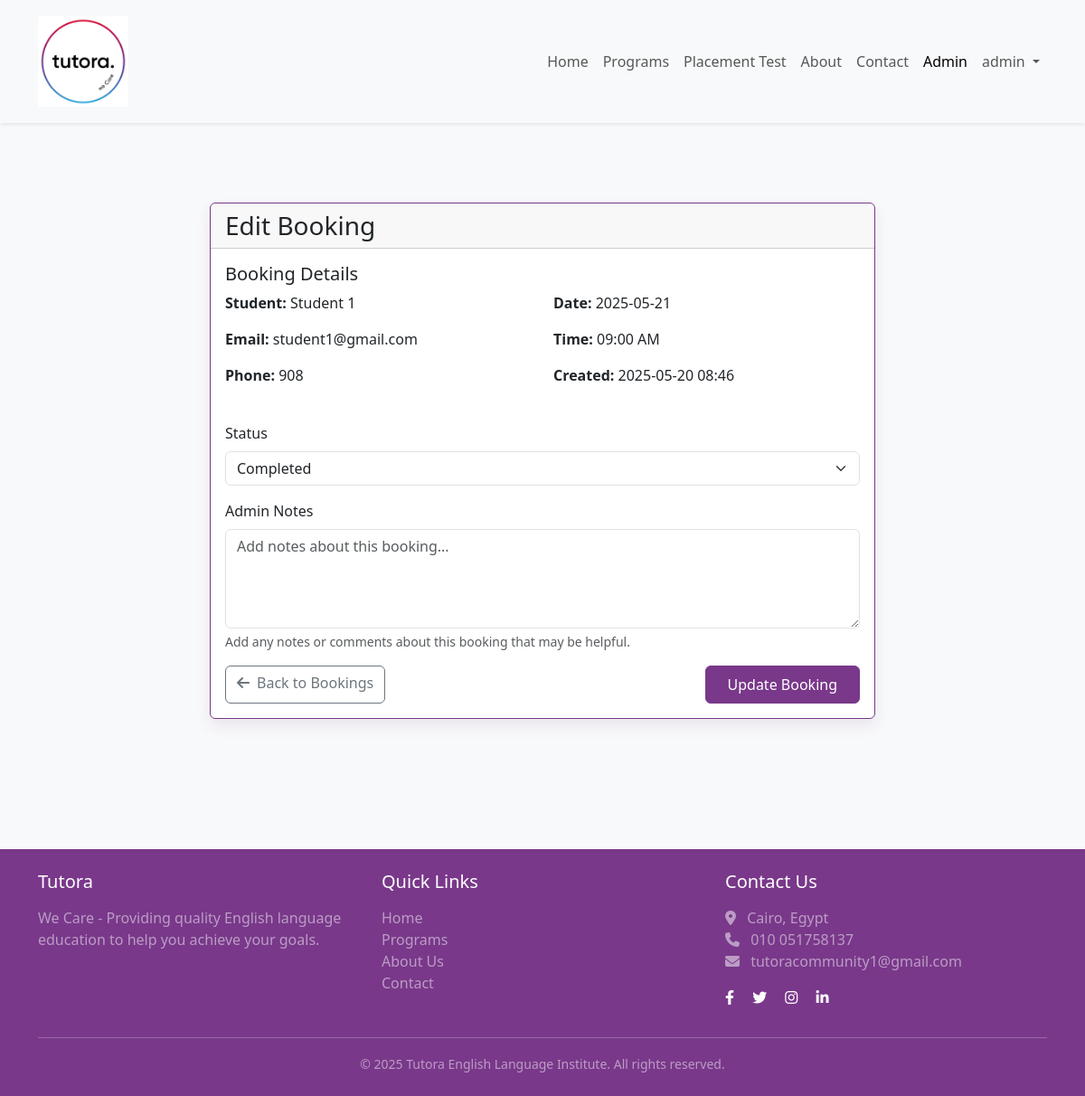
The app's page /admin/bookings/1/edit (signed in) with its own data.
### app/models/user.py (models this page shows, shortened)
class User(UserMixin, db.Model):
    id = db.Column(db.Integer, primary_key=True)
    username = db.Column(db.String(64), index=True, unique=True)
    email = db.Column(db.String(120), index=True, unique=True)
    password_hash = db.Column(db.String(128))
    first_name = db.Column(db.String(64))
    last_name = db.Column(db.String(64))
    phone = db.Column(db.String(20))
    is_admin = db.Column(db.Boolean, default=False)
    created_at = db.Column(db.DateTime, default=datetime.utcnow)
    enrollments = db.relationship('CourseEnrollment', backref='student', lazy='dynamic')
    bookings = db.relationship('Booking', backref='student', lazy='dynamic')
    def get_full_name(self):
        return f"{self.first_name} {self.last_name}"
    @property
    def is_administrator(self):
        return self.is_admin

### app/models/booking.py (models this page shows, shortened)
class Booking(db.Model):
    id = db.Column(db.Integer, primary_key=True)
    user_id = db.Column(db.Integer, db.ForeignKey('user.id'), nullable=False)
    booking_date = db.Column(db.DateTime, nullable=False)
    booking_time = db.Column(db.String(10), nullable=False)  # Format: "HH:MM AM/PM"
    status = db.Column(db.String(20), default='pending')  # pending, confirmed, cancelled, completed
    notes = db.Column(db.Text)
    created_at = db.Column(db.DateTime, default=datetime.utcnow)
    updated_at = db.Column(db.DateTime, default=datetime.utcnow, onupdate=datetime.utcnow)

### app/routes/admin.py (the view)
    def decorated_function(*args, **kwargs):
        if not current_user.is_authenticated or not current_user.is_admin:
            flash('You do not have permission to access this page.', 'danger')
            return redirect(url_for('main.index'))
        return func(*args, **kwargs)

### app/forms/booking_forms.py
class AdminBookingForm(FlaskForm):
    status = SelectField('Status', validators=[DataRequired()],
                        choices=[
                            ('pending', 'Pending'),
                            ('confirmed', 'Confirmed'),
                            ('cancelled', 'Cancelled'),
                            ('completed', 'Completed')
                        ])
    notes = TextAreaField('Admin Notes', validators=[Length(max=500)])
    submit = SubmitField('Update Booking')

### app/models/user.py (called while the page is built)
@login.user_loader
def load_user(id):
    return User.query.get(int(id))

### app/routes/admin.py (called while the page is built, shortened)
def admin_required(func):
    def decorated_function(*args, **kwargs):
        if not current_user.is_authenticated or not current_user.is_admin:
            flash('You do not have permission to access this page.', 'danger')
            return redirect(url_for('main.index'))
        return func(*args, **kwargs)
    decorated_function.__name__ = func.__name__
    return decorated_function

@bp.route('/bookings/<int:id>/edit', methods=['GET', 'POST'])
@login_required
@admin_required
def edit_booking(id):
    booking = Booking.query.get_or_404(id)
    form = AdminBookingForm(obj=booking)
    user = User.query.get(booking.user_id)
    return render_template('admin/bookings/edit.html',
                          title='Edit Booking',
                          form=form,
                          booking=booking,
                          user=user)

### app/templates/admin/bookings/edit.html (shortened to what this page needs)
{% extends 'base.html' %}
{% block content %}
<div class="container py-5">
    <div class="row justify-content-center">
        <div class="col-md-8">
            <div class="card">
                <div class="card-header">
                    <h1 class="h3 mb-0">Edit Booking</h1>
                </div>
                <div class="card-body">
                    <div class="mb-4">
                        <h5>Booking Details</h5>
                        <div class="row">
                            <div class="col-md-6">
                                <p><strong>Student:</strong> {{ user.get_full_name() }}</p>
                                <p><strong>Email:</strong> {{ user.email }}</p>
                                <p><strong>Phone:</strong> {{ user.phone }}</p>
                            </div>
                            <div class="col-md-6">
                                <p><strong>Date:</strong> {{ booking.booking_date.strftime('%Y-%m-%d') }}</p>
                                <p><strong>Time:</strong> {{ booking.booking_time }}</p>
                                <p><strong>Created:</strong> {{ booking.created_at.strftime('%Y-%m-%d %H:%M') }}</p>
                            </div>
                        </div>
                    </div>
                    <form method="post" novalidate>
                        <div class="mb-3">
                            {{ form.status.label(class="form-label") }}
                            {{ form.status(class="form-select" + (" is-invalid" if form.status.errors else "")) }}
                        </div>
                        <div class="mb-3">
                            {{ form.notes.label(class="form-label") }}
                            {{ form.notes(class="form-control" + (" is-invalid" if form.notes.errors else ""), rows=4, placeholder="Add notes about this booking...") }}
                            <div class="form-text">Add any notes or comments about this booking that may be helpful.</div>
                        </div>
                        <div class="d-flex justify-content-between">
                            <a href="{{ url_for('admin.bookings') }}" class="btn btn-outline-secondary">
                                <i class="fas fa-arrow-left me-2"></i>Back to Bookings
                            </a>
                            {{ form.submit(class="btn btn-primary") }}
                        </div>
                    </form>
                </div>
            </div>
        </div>
    </div>
</div>
{% endblock %}

### app/templates/base.html (shortened to what this page needs)
<!DOCTYPE html>
<html lang="en">
<head>
    <link href="https://cdn.jsdelivr.net/npm/bootstrap@5.3.0/dist/css/bootstrap.min.css" rel="stylesheet">
    <link rel="stylesheet" href="https://cdnjs.cloudflare.com/ajax/libs/font-awesome/6.4.0/css/all.min.css">
    <link rel="stylesheet" href="{{ url_for('static', filename='css/style.css') }}">
</head>
<body>
    <nav class="navbar navbar-expand-lg navbar-light bg-light shadow-sm sticky-top">
        <div class="container">
            <a class="navbar-brand d-flex align-items-center" href="{{ url_for('main.index') }}">
                <img src="{{ url_for('static', filename='images/logo.jpg') }}" alt="Tutora Logo" class="navbar-logo">
            </a>
            <div class="collapse navbar-collapse" id="navbarNav">
                <ul class="navbar-nav ms-auto">
                    <li class="nav-item">
                        <a class="nav-link {% if request.endpoint == 'main.index' %}active{% endif %}" href="{{ url_for('main.index') }}">Home</a>
                    </li>
                    <li class="nav-item">
                        <a class="nav-link {% if request.endpoint == 'main.programs' %}active{% endif %}" href="{{ url_for('main.programs') }}">Programs</a>
                    </li>
                    <li class="nav-item">
                        <a class="nav-link {% if request.endpoint == 'bookings.book_placement_test' %}active{% endif %}" href="{{ url_for('bookings.book_placement_test') }}">Placement Test</a>
                    </li>
                    <li class="nav-item">
                        <a class="nav-link {% if request.endpoint == 'main.about' %}active{% endif %}" href="{{ url_for('main.about') }}">About</a>
                    </li>
                    <li class="nav-item">
                        <a class="nav-link {% if request.endpoint == 'main.contact' %}active{% endif %}" href="{{ url_for('main.contact') }}">Contact</a>
                    </li>
                    {% if current_user.is_anonymous %}
                        <li class="nav-item">
                            <a class="nav-link {% if request.endpoint == 'auth.login' %}active{% endif %}" href="{{ url_for('auth.login') }}">Login</a>
                        </li>
                        <li class="nav-item">
                            <a class="nav-link {% if request.endpoint == 'auth.register' %}active{% endif %}" href="{{ url_for('auth.register') }}">Register</a>
                        </li>
                    {% else %}
                        {% if current_user.is_administrator %}
                            <li class="nav-item">
                                <a class="nav-link {% if 'admin.' in request.endpoint %}active{% endif %}" href="{{ url_for('admin.index') }}">Admin</a>
                            </li>
                        {% endif %}
                        <li class="nav-item dropdown">
                            <a class="nav-link dropdown-toggle" href="#" id="navbarDropdown" role="button" data-bs-toggle="dropdown">
                                {{ current_user.username }}
                            </a>
                        </li>
                    {% endif %}
                </ul>
            </div>
        </div>
    </nav>
    <main class="py-4">
        {% block content %}{% endblock %}
    </main>
    <footer class="bg-purple text-white py-4 mt-5">
        <div class="container">
            <div class="row">
                <div class="col-md-4 mb-3">
                    <h5 class="mb-3">Tutora</h5>
                    <p class="text-white-50">We Care - Providing quality English language education to help you achieve your goals.</p>
                </div>
                <div class="col-md-4 mb-3">
                    <h5 class="mb-3">Quick Links</h5>
                    <ul class="list-unstyled">
                        <li><a href="{{ url_for('main.index') }}" class="text-decoration-none text-white-50 hover-white">Home</a></li>
                        <li><a href="{{ url_for('main.programs') }}" class="text-decoration-none text-white-50 hover-white">Programs</a></li>
                        <li><a href="{{ url_for('main.about') }}" class="text-decoration-none text-white-50 hover-white">About Us</a></li>
                        <li><a href="{{ url_for('main.contact') }}" class="text-decoration-none text-white-50 hover-white">Contact</a></li>
                    </ul>
                </div>
                <div class="col-md-4 mb-3">
                    <h5 class="mb-3">Contact Us</h5>
                    <ul class="list-unstyled text-white-50">
                        <li><i class="fas fa-map-marker-alt me-2"></i> Cairo, Egypt</li>
                        <li><i class="fas fa-phone me-2"></i> 010 051758137</li>
                        <li><i class="fas fa-envelope me-2"></i> tutoracommunity1@gmail.com</li>
                    </ul>
                    <div class="mt-3">
                        <a href="#" class="text-decoration-none text-white me-3"><i class="fab fa-facebook-f"></i></a>
                        <a href="#" class="text-decoration-none text-white me-3"><i class="fab fa-twitter"></i></a>
                        <a href="#" class="text-decoration-none text-white me-3"><i class="fab fa-instagram"></i></a>
                        <a href="#" class="text-decoration-none text-white"><i class="fab fa-linkedin-in"></i></a>
                    </div>
                </div>
            </div>
            <hr class="my-3 border-light">
            <div class="text-center text-white-50">
                <small>&copy; {{ now.year }} Tutora English Language Institute. All rights reserved.</small>
            </div>
        </div>
    </footer>
</body>
</html>

### app/static/css/style.css (style rules this page uses)
body { font-family: 'Segoe UI', Tahoma, Geneva, Verdana, sans-serif; color: #000000; background-color: #f8f9fa; }
.navbar { padding: 0.8rem 1rem; }
.navbar-logo { max-height: 100px; width: auto; }
.card { border: 1px solid #79388a; box-shadow: 0 0.5rem 1rem rgba(121, 56, 138, 0.1); transition: transform 0.3s; margin-bottom: 1.5rem; }
.btn-primary { padding: 0.5rem 1.5rem; background-color: #79388a; border-color: #79388a; }
footer { background-color: #79388a; }
.bg-purple { background-color: #79388a !important; }

### records on screen
User: username "admin"
User: get_full_name "Student 1", email "student1@gmail.com", phone "908"
Booking: booking_date "2025-05-21", booking_time "09:00 AM", created_at "2025-05-20 08:46", status "Completed"
